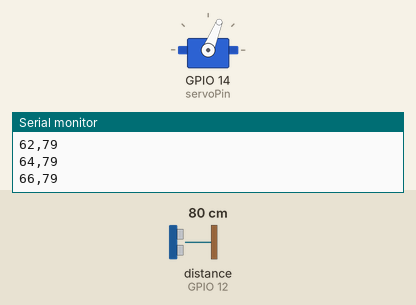
The sketch below on a simulated ESP32. Parts: servo, the last lines printed to the serial monitor. Wiring (inferred from the names in the program): ultrasonic range finder: trigger GPIO 13; echo GPIO 12. Inputs (shaded band) come from the test bench; at power-on: distance to the obstacle (sensor on GPIO 12) 80 cm. The echo pulse lasts 58.3 µs per cm.

Above: at 1.2 s.
1.3 s: distance to the obstacle (sensor on GPIO 12) set to 250 cm
At 3.73 s:
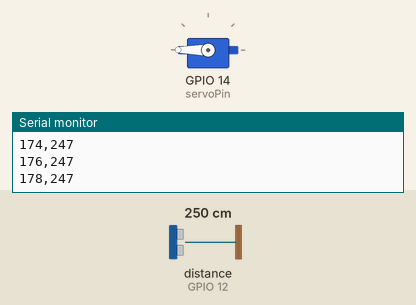
4.3 s: distance to the obstacle (sensor on GPIO 12) set to 2 cm
At 6.85 s:
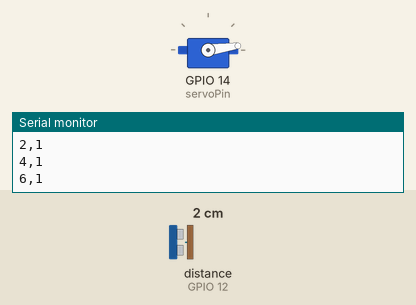
Timing chart, 0 to 13.3 s (numbered marks = the images above; inputs shaded):
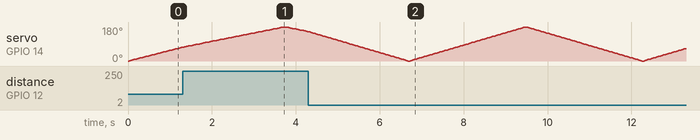

The sketch:

radar_system_Draft1.ino
```cpp
#include <ESP32Servo.h>

Servo radarServo;

const int trigPin = 13;
const int echoPin = 12;
const int servoPin = 14;

long duration;
int distance;
int angle;

void setup() {
  Serial.begin(115200);
  pinMode(trigPin, OUTPUT);
  pinMode(echoPin, INPUT);
  radarServo.attach(servoPin);
}

int getDistance() {
  digitalWrite(trigPin, LOW);
  delayMicroseconds(2);

  digitalWrite(trigPin, HIGH);
  delayMicroseconds(10);
  digitalWrite(trigPin, LOW);

  duration = pulseIn(echoPin, HIGH);
  distance = duration * 0.034 / 2;

  return distance;
}

void loop() {
  // Sweep 0 to 180
  for (angle = 0; angle <= 180; angle += 2) {
    radarServo.write(angle);
    delay(30);
    distance = getDistance();
    Serial.print(angle);
    Serial.print(",");
    Serial.println(distance);
  }

  // Sweep 180 to 0
  for (angle = 180; angle >= 0; angle -= 2) {
    radarServo.write(angle);
    delay(30);
    distance = getDistance();
    Serial.print(angle);
    Serial.print(",");
    Serial.println(distance);
  }
}
```
